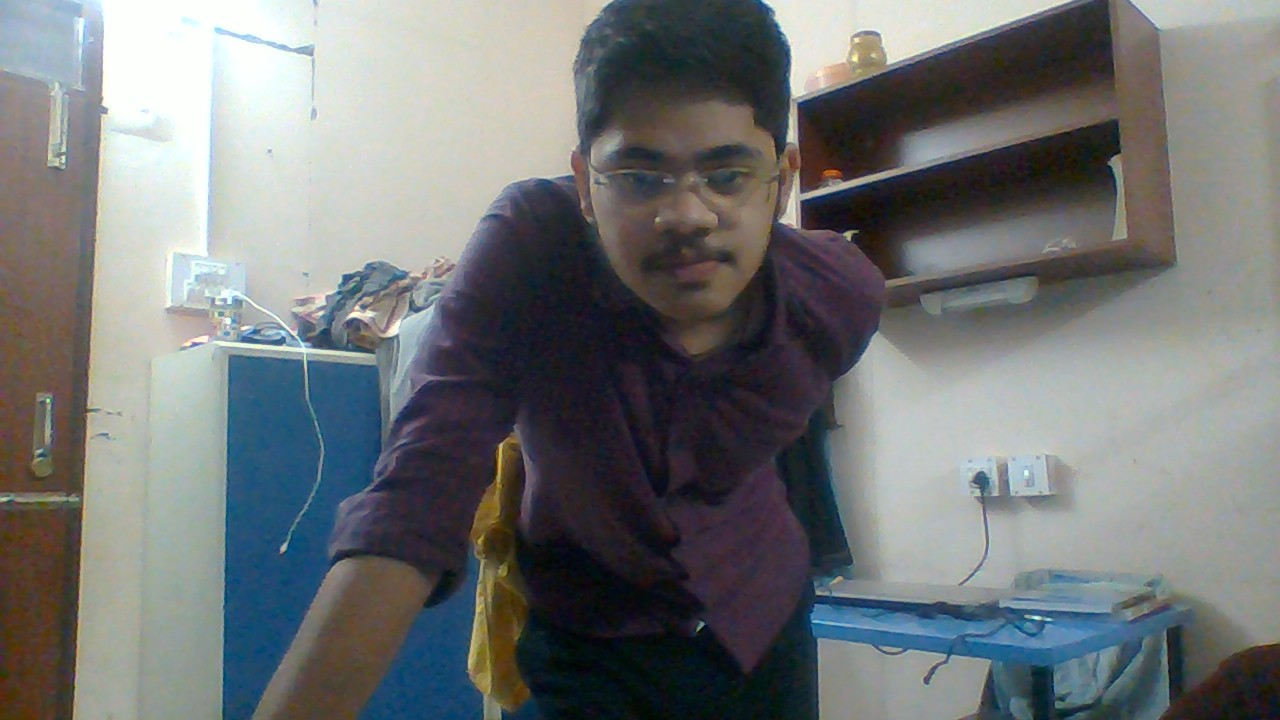
#> input picture facial-recognition/dataset/P00132/WIN_20181216_221607.JPG, 1280 x 720 px, given in place of the camera
$ python motion_detector.py
#> lines starting #> are read from the running program, lines starting #| are printed output that depends on the picture
#!/usr/bin/env -S uv run
# /// script
# requires-python = ">=3.9"
# dependencies = [
#   "opencv-python>=4.9.0",
#   "imutils>=0.5.4",
#   "firebase-admin>=6.5.0",
#   "python-dotenv>=1.0.1",
#   "requests>=2.31.0",
# ]
# ///
"""
motion_detector.py

Detects motion in a video stream using background subtraction and logs
room occupancy status to Firebase Realtime Database.

Usage:
    uv run motion_detector.py
    uv run motion_detector.py --video path/to/video.mp4
    uv run motion_detector.py --room R0101 --min-area 800
"""

import argparse
import datetime
import logging
import os
import time

import cv2
import imutils
import requests
from dotenv import load_dotenv
from imutils.video import VideoStream

# Configure logging
logging.basicConfig(
    level=logging.INFO,
    format="%(asctime)s [%(levelname)s] %(message)s",
    handlers=[logging.StreamHandler()],
)
logger = logging.getLogger(__name__)

# Load environment variables
load_dotenv()


class FirebaseHelper:
    """Handles database operations using Firebase SDK or REST API fallback.

    Mirrors the pattern in pi_face_recognition.py for consistency.
    """

    def __init__(self, db_url: str):
        self.db_url = db_url.rstrip("/")
        self.use_sdk = False

        cred_path = os.getenv("GOOGLE_APPLICATION_CREDENTIALS")
        if cred_path and os.path.exists(cred_path):
            try:
                import firebase_admin
                from firebase_admin import credentials

                cred = credentials.Certificate(cred_path)
                firebase_admin.initialize_app(cred, {"databaseURL": self.db_url})
                self.use_sdk = True
                logger.info("Firebase Admin SDK successfully initialized.")
            except Exception as e:
                logger.error(
                    f"Failed to initialize Firebase Admin SDK: {e}. "
                    "Using REST fallback."
                )
        else:
            logger.info(
                "GOOGLE_APPLICATION_CREDENTIALS not set or file not found. "
                "Using REST API fallback."
            )

    def patch_room_status(
        self, room_id: str, date_str: str, time_str: str, status: str
    ):
        """Patches occupancy status for a room at a specific time."""
        data_payload = {time_str: status}

        if self.use_sdk:
            try:
                from firebase_admin import db

                ref = db.reference(f"Room Occupied/{room_id}/{date_str}")
                ref.update(data_payload)
                logger.info(
                    f"[SDK] Logged {status} for room '{room_id}' at {time_str}"
                )
            except Exception as e:
                logger.error(f"Firebase SDK update failed: {e}")
        else:
            try:
                url = f"{self.db_url}/Room Occupied/{room_id}/{date_str}.json"
                response = requests.patch(url, json=data_payload, timeout=10)
                if response.status_code == 200:
                    logger.info(
                        f"[REST] Logged {status} for room '{room_id}' at {time_str}"
                    )
                else:
                    logger.error(
                        f"[REST] Failed to patch database. "
                        f"Status: {response.status_code}, Body: {response.text}"
                    )
            except Exception as e:
                logger.error(f"[REST] Error patching database: {e}")

    def increment_counter(
        self, room_id: str, date_str: str, counter_key: str
    ):
        """Increments the Occupied or Unoccupied counter for a room/date."""
        if self.use_sdk:
            try:
                from firebase_admin import db

                ref = db.reference(
                    f"Room Occupied/{room_id}/{date_str}/{counter_key}"
                )
                current = ref.get()
                ref.set((current or 0) + 1)
            except Exception as e:
                logger.error(f"Firebase SDK counter increment failed: {e}")
        else:
            try:
                url = (
                    f"{self.db_url}/Room Occupied/{room_id}/"
                    f"{date_str}/{counter_key}.json"
                )
                response = requests.get(url, timeout=10)
                current = response.json() if response.status_code == 200 else None
                new_val = (current or 0) + 1
                requests.put(url, json=new_val, timeout=10)
            except Exception as e:
                logger.error(f"[REST] Error incrementing counter: {e}")


def parse_arguments():
    """Parses command line arguments."""
    ap = argparse.ArgumentParser(
        description="Motion detection with Firebase room occupancy logging"
    )
    ap.add_argument(
        "-v",
        "--video",
        help="path to a video file (omit to use webcam)",
    )
    ap.add_argument(
        "-a",
        "--min-area",
        type=int,
        default=500,
        help="minimum contour area to qualify as motion (default: 500)",
    )
    ap.add_argument(
        "-r",
        "--room",
        type=str,
        default="R0088",
        help="room ID for database logging (default: R0088)",
    )
    return vars(ap.parse_args())


def main():
    args = parse_arguments()

    # Load database URL configuration
    db_url = os.getenv(
        "FIREBASE_DATABASE_URL",
        "https://capstone-prototype-7b1f9.firebaseio.com/",
    )
    firebase_helper = FirebaseHelper(db_url)

    room_id = args["room"]

    # Initialize video source
    if args.get("video") is None:
        logger.info("Starting webcam video stream...")
        vs = VideoStream(src=0).start()
        time.sleep(2.0)
        use_webcam = True
    else:
        logger.info(f"Opening video file: {args['video']}")
        vs = cv2.VideoCapture(args["video"])
        use_webcam = False

    # Background reference frame
    first_frame = None

    logger.info(
        f"Motion detection started for room '{room_id}'. Press 'q' to quit."
    )

    try:
        while True:
            # Read the next frame
            frame = vs.read() if use_webcam else vs.read()[1]
#> frame is the input picture: shape (720, 1280, 3); mean B, G, R 117.8, 117.1, 113.9
            status_text = "Unoccupied"

            if frame is None:
                if not use_webcam:
                    logger.info("End of video file reached.")
                break

            # Preprocess: resize, grayscale, blur
            frame = imutils.resize(frame, width=500)
#> frame: shape (281, 500, 3)
            gray = cv2.cvtColor(frame, cv2.COLOR_BGR2GRAY)
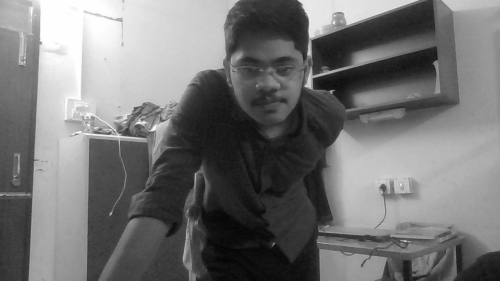
#> gray: shape (281, 500); min 4, max 255, mean 116.2
            gray = cv2.GaussianBlur(gray, (21, 21), 0)
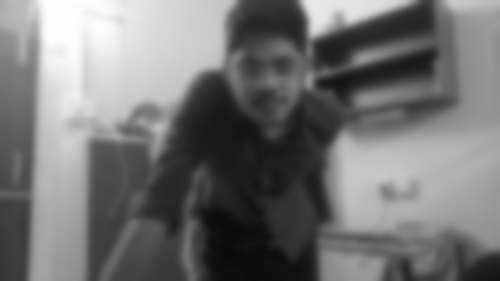
#> gray: shape (281, 500); min 10, max 254, mean 116.2

            # Initialize reference frame
            if first_frame is None:
                first_frame = gray
                continue

            # Compute difference from reference frame
            frame_delta = cv2.absdiff(first_frame, gray)
            thresh = cv2.threshold(
                frame_delta, 25, 255, cv2.THRESH_BINARY
            )[1]
            thresh = cv2.dilate(thresh, None, iterations=2)

            # Find contours on thresholded image
            cnts = cv2.findContours(
                thresh.copy(), cv2.RETR_EXTERNAL, cv2.CHAIN_APPROX_SIMPLE
            )
            cnts = imutils.grab_contours(cnts)

            for c in cnts:
                if cv2.contourArea(c) < args["min_area"]:
                    continue
                (x, y, w, h) = cv2.boundingRect(c)
                cv2.rectangle(frame, (x, y), (x + w, y + h), (0, 255, 0), 2)
                status_text = "Occupied"

            # Draw status and timestamp on the frame
            cv2.putText(
                frame,
                f"Room Status: {status_text}",
                (10, 20),
                cv2.FONT_HERSHEY_SIMPLEX,
                0.5,
                (0, 0, 255),
                2,
            )
            cv2.putText(
                frame,
                datetime.datetime.now().strftime("%A %d %B %Y %I:%M:%S%p"),
                (10, frame.shape[0] - 10),
                cv2.FONT_HERSHEY_SIMPLEX,
                0.35,
                (0, 0, 255),
                1,
            )

            # Log to Firebase
            now = datetime.datetime.now()
            date_str = now.strftime("%Y-%m-%d")
            time_str = now.strftime("%H:%M:%S")

            firebase_helper.patch_room_status(
                room_id, date_str, time_str, status_text
            )
            firebase_helper.increment_counter(
                room_id, date_str, status_text
            )

            # Display the frames
            cv2.imshow("Security Feed", frame)
            cv2.imshow("Threshold", thresh)
            cv2.imshow("Frame Delta", frame_delta)

            key = cv2.waitKey(1) & 0xFF
            if key == ord("q"):
                logger.info("Exit key pressed.")
                break

    except KeyboardInterrupt:
        logger.info("Process interrupted by user.")
    finally:
        # Cleanup
        if use_webcam:
            vs.stop()
        else:
            vs.release()
        cv2.destroyAllWindows()
        logger.info("Video stream stopped and windows cleared.")


if __name__ == "__main__":
    main()
